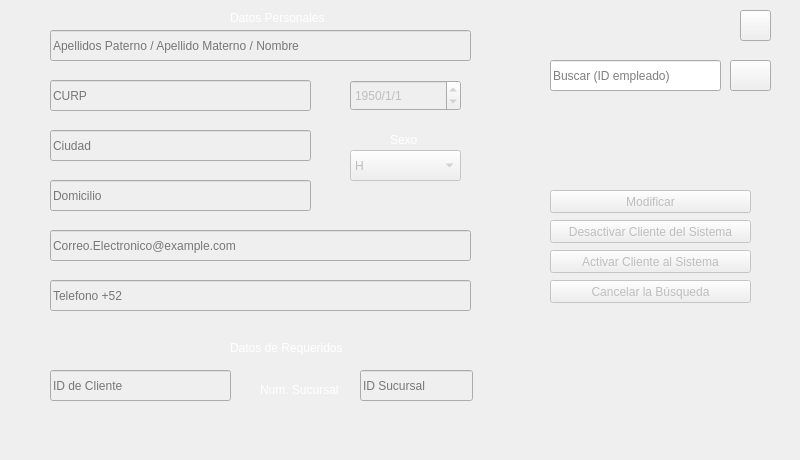
      <widget class="QWidget" name="tab_4">
       <attribute name="title">
        <string>Altas/Busquedas/Modificaciones/Bajas</string>
       </attribute>
       <widget class="QLabel" name="label1002_2">
        <property name="geometry">
         <rect>
          <x>0</x>
          <y>0</y>
          <width>791</width>
          <height>451</height>
         </rect>
        </property>
        <property name="styleSheet">
         <string notr="true">border-image: url(:/imagenes/negro3.png);</string>
        </property>
        <property name="text">
         <string/>
        </property>
       </widget>
       <widget class="QLabel" name="label101_3">
        <property name="geometry">
         <rect>
          <x>230</x>
          <y>10</y>
          <width>111</width>
          <height>16</height>
         </rect>
        </property>
        <property name="styleSheet">
         <string notr="true">font: 10pt &quot;MS Shell Dlg 2&quot;;
color: rgb(255, 255, 255);</string>
        </property>
        <property name="text">
         <string>Datos Personales</string>
        </property>
       </widget>
       <widget class="QLineEdit" name="ModificarNombreClientelineEdit">
        <property name="enabled">
         <bool>false</bool>
        </property>
        <property name="geometry">
         <rect>
          <x>50</x>
          <y>30</y>
          <width>421</width>
          <height>31</height>
         </rect>
        </property>
        <property name="styleSheet">
         <string notr="true">font: 63 9pt &quot;Yu Gothic UI Semibold&quot;;
font: 13pt &quot;MS Shell Dlg 2&quot;;</string>
        </property>
        <property name="placeholderText">
         <string>Apellidos Paterno / Apellido Materno / Nombre</string>
        </property>
       </widget>
       <widget class="QLineEdit" name="ModificarCURPclientelineEdit">
        <property name="enabled">
         <bool>false</bool>
        </property>
        <property name="geometry">
         <rect>
          <x>50</x>
          <y>80</y>
          <width>261</width>
          <height>31</height>
         </rect>
        </property>
        <property name="styleSheet">
         <string notr="true">font: 63 9pt &quot;Yu Gothic UI Semibold&quot;;
font: 13pt &quot;MS Shell Dlg 2&quot;;</string>
        </property>
        <property name="placeholderText">
         <string>CURP</string>
        </property>
       </widget>
       <widget class="QDateEdit" name="ModificarFechaNacClientedateEdit">
        <property name="enabled">
         <bool>false</bool>
        </property>
        <property name="geometry">
         <rect>
          <x>350</x>
          <y>80</y>
          <width>111</width>
          <height>31</height>
         </rect>
        </property>
        <property name="styleSheet">
         <string notr="true">font: 63 9pt &quot;Yu Gothic UI Semibold&quot;;
font: 13pt &quot;MS Shell Dlg 2&quot;;</string>
        </property>
        <property name="specialValueText">
         <string/>
        </property>
        <property name="displayFormat">
         <string>yyyy/M/d</string>
        </property>
        <property name="date">
         <date>
          <year>1950</year>
          <month>1</month>
          <day>1</day>
         </date>
        </property>
       </widget>
       <widget class="QLineEdit" name="ModificarCiudadlineEdit">
        <property name="enabled">
         <bool>false</bool>
        </property>
        <property name="geometry">
         <rect>
          <x>50</x>
          <y>130</y>
          <width>261</width>
          <height>31</height>
         </rect>
        </property>
        <property name="styleSheet">
         <string notr="true">font: 63 9pt &quot;Yu Gothic UI Semibold&quot;;
font: 13pt &quot;MS Shell Dlg 2&quot;;</string>
        </property>
        <property name="placeholderText">
         <string>Ciudad</string>
        </property>
       </widget>
       <widget class="QComboBox" name="ModificarSexocomboBox">
        <property name="enabled">
         <bool>false</bool>
        </property>
        <property name="geometry">
         <rect>
          <x>350</x>
          <y>150</y>
          <width>111</width>
          <height>31</height>
         </rect>
        </property>
        <property name="styleSheet">
         <string notr="true">font: 63 9pt &quot;Yu Gothic UI Semibold&quot;;
font: 13pt &quot;MS Shell Dlg 2&quot;;</string>
        </property>
        <item>
         <property name="text">
          <string>H</string>
         </property>
        </item>
        <item>
         <property name="text">
          <string>M</string>
         </property>
        </item>
       </widget>
       <widget class="QLineEdit" name="ModificarDomiciliolineEdit">
        <property name="enabled">
         <bool>false</bool>
        </property>
        <property name="geometry">
         <rect>
          <x>50</x>
          <y>180</y>
          <width>261</width>
          <height>31</height>
         </rect>
        </property>
        <property name="styleSheet">
         <string notr="true">font: 63 9pt &quot;Yu Gothic UI Semibold&quot;;
font: 13pt &quot;MS Shell Dlg 2&quot;;</string>
        </property>
        <property name="placeholderText">
         <string>Domicilio</string>
        </property>
       </widget>
       <widget class="QLineEdit" name="ModificarCorreoClientelineEdit">
        <property name="enabled">
         <bool>false</bool>
        </property>
        <property name="geometry">
         <rect>
          <x>50</x>
          <y>230</y>
          <width>421</width>
          <height>31</height>
         </rect>
        </property>
        <property name="styleSheet">
         <string notr="true">font: 63 9pt &quot;Yu Gothic UI Semibold&quot;;
font: 13pt &quot;MS Shell Dlg 2&quot;;</string>
        </property>
        <property name="placeholderText">
         <string>Correo.Electronico@example.com</string>
        </property>
       </widget>
       <widget class="QLineEdit" name="ModificarTelefonoClientelineEdit">
        <property name="enabled">
         <bool>false</bool>
        </property>
        <property name="geometry">
         <rect>
          <x>50</x>
          <y>280</y>
          <width>421</width>
          <height>31</height>
         </rect>
        </property>
        <property name="styleSheet">
         <string notr="true">font: 63 9pt &quot;Yu Gothic UI Semibold&quot;;
font: 13pt &quot;MS Shell Dlg 2&quot;;</string>
        </property>
        <property name="placeholderText">
         <string>Telefono +52</string>
        </property>
       </widget>
       <widget class="QLabel" name="label101_4">
        <property name="geometry">
         <rect>
          <x>230</x>
          <y>340</y>
          <width>121</width>
          <height>16</height>
         </rect>
        </property>
        <property name="styleSheet">
         <string notr="true">font: 10pt &quot;MS Shell Dlg 2&quot;;
color: rgb(255, 255, 255);</string>
        </property>
        <property name="text">
         <string>Datos de Requeridos</string>
        </property>
       </widget>
       <widget class="QLineEdit" name="IdClientelineEdit_2">
        <property name="enabled">
         <bool>false</bool>
        </property>
        <property name="geometry">
         <rect>
          <x>50</x>
          <y>370</y>
          <width>181</width>
          <height>31</height>
         </rect>
        </property>
        <property name="styleSheet">
         <string notr="true">font: 63 9pt &quot;Yu Gothic UI Semibold&quot;;
font: 13pt &quot;MS Shell Dlg 2&quot;;</string>
        </property>
        <property name="placeholderText">
         <string>ID de Cliente</string>
        </property>
       </widget>
       <widget class="QLineEdit" name="ModificarID_suclineEdit">
        <property name="enabled">
         <bool>false</bool>
        </property>
        <property name="geometry">
         <rect>
          <x>360</x>
          <y>370</y>
          <width>113</width>
          <height>31</height>
         </rect>
        </property>
        <property name="styleSheet">
         <string notr="true">font: 63 9pt &quot;Yu Gothic UI Semibold&quot;;
font: 13pt &quot;MS Shell Dlg 2&quot;;</string>
        </property>
        <property name="placeholderText">
         <string>ID Sucursal</string>
        </property>
       </widget>
       <widget class="QPushButton" name="EliminarClientepushButton">
        <property name="enabled">
         <bool>false</bool>
        </property>
        <property name="geometry">
         <rect>
          <x>550</x>
          <y>220</y>
          <width>201</width>
          <height>23</height>
         </rect>
        </property>
        <property name="styleSheet">
         <string notr="true">font: 63 9pt &quot;Yu Gothic UI Semibold&quot;;
font: 11pt &quot;MS Shell Dlg 2&quot;;</string>
        </property>
        <property name="text">
         <string>Desactivar Cliente del Sistema</string>
        </property>
       </widget>
       <widget class="QPushButton" name="ModificarClientepushButton">
        <property name="enabled">
         <bool>false</bool>
        </property>
        <property name="geometry">
         <rect>
          <x>550</x>
          <y>190</y>
          <width>201</width>
          <height>23</height>
         </rect>
        </property>
        <property name="styleSheet">
         <string notr="true">font: 63 9pt &quot;Yu Gothic UI Semibold&quot;;
font: 11pt &quot;MS Shell Dlg 2&quot;;</string>
        </property>
        <property name="text">
         <string>Modificar</string>
        </property>
       </widget>
       <widget class="QLineEdit" name="BuscarClientelineEdit_2">
        <property name="geometry">
         <rect>
          <x>550</x>
          <y>60</y>
          <width>171</width>
          <height>31</height>
         </rect>
        </property>
        <property name="styleSheet">
         <string notr="true">font: 63 9pt &quot;Yu Gothic UI Semibold&quot;;
font: 13pt &quot;MS Shell Dlg 2&quot;;</string>
        </property>
        <property name="placeholderText">
         <string>Buscar (ID empleado)</string>
        </property>
       </widget>
       <widget class="QPushButton" name="BuscarClientePushButton_2">
        <property name="geometry">
         <rect>
          <x>730</x>
          <y>60</y>
          <width>41</width>
          <height>31</height>
         </rect>
        </property>
        <property name="styleSheet">
         <string notr="true">border-image: url(:/imagenes/Buscar1.png);</string>
        </property>
        <property name="text">
         <string/>
        </property>
       </widget>
       <widget class="QLabel" name="label115_3">
        <property name="geometry">
         <rect>
          <x>260</x>
          <y>380</y>
          <width>91</width>
          <height>20</height>
         </rect>
        </property>
        <property name="styleSheet">
         <string notr="true">color: rgb(255, 255, 255);
font: 10pt &quot;MS Shell Dlg 2&quot;;</string>
        </property>
        <property name="text">
         <string>Num. Sucursal</string>
        </property>
       </widget>
       <widget class="QLabel" name="label115_4">
        <property name="geometry">
         <rect>
          <x>390</x>
          <y>130</y>
          <width>31</width>
          <height>20</height>
         </rect>
        </property>
        <property name="styleSheet">
         <string notr="true">color: rgb(255, 255, 255);
font: 10pt &quot;MS Shell Dlg 2&quot;;</string>
        </property>
        <property name="text">
         <string>Sexo</string>
        </property>
       </widget>
       <widget class="QPushButton" name="CancelarClientesBpushButton">
        <property name="enabled">
         <bool>false</bool>
        </property>
        <property name="geometry">
         <rect>
          <x>550</x>
          <y>280</y>
          <width>201</width>
          <height>23</height>
         </rect>
        </property>
        <property name="styleSheet">
         <string notr="true">font: 63 9pt &quot;Yu Gothic UI Semibold&quot;;
font: 11pt &quot;MS Shell Dlg 2&quot;;</string>
        </property>
        <property name="text">
         <string>Cancelar la Búsqueda</string>
        </property>
       </widget>
       <widget class="QPushButton" name="ActivarClientepushButton">
        <property name="enabled">
         <bool>false</bool>
        </property>
        <property name="geometry">
         <rect>
          <x>550</x>
          <y>250</y>
          <width>201</width>
          <height>23</height>
         </rect>
        </property>
        <property name="styleSheet">
         <string notr="true">font: 63 9pt &quot;Yu Gothic UI Semibold&quot;;
font: 11pt &quot;MS Shell Dlg 2&quot;;</string>
        </property>
        <property name="text">
         <string>Activar Cliente al Sistema</string>
        </property>
       </widget>
       <widget class="QPushButton" name="AyudaClientesModipushButton">
        <property name="geometry">
         <rect>
          <x>740</x>
          <y>10</y>
          <width>31</width>
          <height>31</height>
         </rect>
        </property>
        <property name="styleSheet">
         <string notr="true">border-image: url(:/imagenes/ayuda.png);</string>
        </property>
        <property name="text">
         <string/>
        </property>
       </widget>
      </widget>
